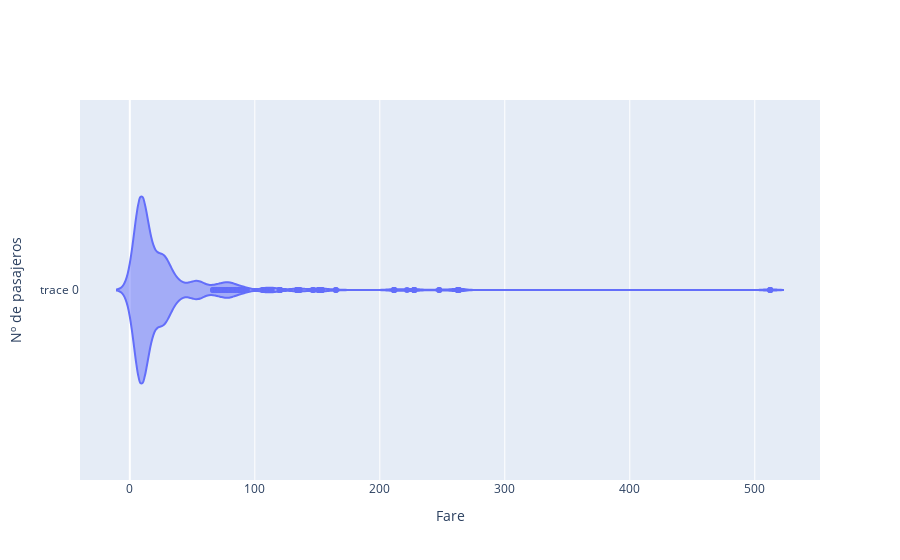

This figure's notebook cell:
### Code cell
fig = go.Figure()
fig.add_trace(go.Violin(x=df['Fare']))
fig.update_xaxes(title='Fare')
fig.update_yaxes(title='Nº de pasajeros')

### Figure 1 — Plotly figure (JSON) as saved in the notebook; plotly's stock layout.template omitted (floating-point values rounded to 4 significant figures; data arrays with more than 128 entries replaced by an {"elided": "..."} marker saying what was removed)
{"data": [{"type": "violin", "x": {"elided": "891 float values"}}], "layout": {"xaxis": {"title": {"text": "Fare"}}, "yaxis": {"title": {"text": "Nº de pasajeros"}}}}
